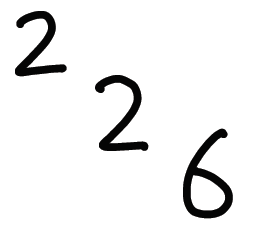
#> input picture tttt.png, 270 x 244 px
$ python a5.py
#> lines starting #> are read from the running program, lines starting #| are printed output that depends on the picture; after the words box and inside, x2 and y2 are one past the last pixel; in counts of white or black regions, pixels touching at a corner belong together
# coding=gbk
'''
@author: fan fan
@id:    136800690
'''
import numpy as np
import matplotlib.pyplot as plt
import pylab
from PIL import Image
import math
import cv2

def f_symbol(image):
    c_l = []
    a_l = []
    p_l = []
    r,c = image.shape
    for m in range(r):
        for n in range(c):
            if (image[m][n]==0):
                if ([m,n] not in c_l):
                    t_l = [m,n,m,n]
                    p_l.append([m,n])
                    p_find(p_l,image,c_l,t_l)
                    a_l.append(t_l)
                    print(t_l)
    return a_l


def p_find(p_l,image,c_l,t_l):
    while (len(p_l) > 0):
        l = p_l.pop(0);
        r = l[0]
        c = l[1]
        if([r,c] not in c_l):
            c_l.append([r,c]);
            if (r < t_l[0]):
                t_l[0] = r
            if (c < t_l[1]):
                t_l[1] = c
            if (r > t_l[2]):
                t_l[2] = r
            if (c > t_l[3]):
                t_l[3] = c

            if (image[r][c+1] == 0):
                if ([r,c+1] not in c_l):
                    p_l.append([r,c+1])

            if (image[r][c-1] == 0):
                if ([r,c-1] not in c_l):
                    p_l.append([r,c-1])

            if (image[r+1][c] == 0):
                if ([r+1,c] not in c_l):
                    p_l.append([r+1,c])
            if (image[r+1][c+1] == 0):
                if ([r+1,c+1] not in c_l):
                    p_l.append([r+1,c+1])

            if (image[r+1][c-1] == 0):
                if ([r+1,c-1] not in c_l):
                    p_l.append([r+1,c-1])

            if (image[r-1][c] == 0):
                if ([r-1,c] not in c_l):
                    p_l.append([r-1,c])

            if (image[r-1][c+1] == 0):
                if ([r-1,c+1] not in c_l):
                    p_l.append([r-1,c+1])

            if (image[r-1][c-1] == 0):
                if ([r-1,c-1] not in c_l):
                    p_l.append([r-1,c-1])

    return


def ratio_martix(image,sp,ep):
    out = []
    sy = sp[0]
    sx = sp[1]
    ey = ep[0]
    ex = ep[1]
    m = sy
    n = sx
    y = sy
    x = sx
    dy = math.ceil((ey-sy+1)/3)
    dx = math.ceil((ex-sx+1)/3)
    count = 0
    for m in range(3):
        #x = sx
        for n in range(3):
            ty=0
            cb=0
            cw=0
            y = m*dy + sy
            while (ty<dy and y<=ey):
                tx=0
                x = n*dx + sx
                while (tx<dx and x<=ex):
                    if image[y][x] == 0:
                        cb+=1
                    else:
                        cw+=1
                    tx+=1
                    x+=1
                    count+=1
                ty+=1
                y+=1
            if (cw == 0):
                temp = cb
            else:
                temp = cb/cw
            out.append(temp)
    return out

img = cv2.imread("tttt.png",0)
#> img: shape (244, 270); min 5, max 255, mean 240.1
plt.imshow(img,cmap ='gray')
pylab.show()
r, c = img.shape
#> r = 244; c = 270
for m in range(0,r):
    for n in range (0,c):
        if (img[m][n] == 255):
            img[m][n] = 1
        else:
            img[m][n] = 0
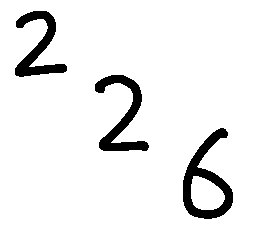
#> img: shape (244, 270); values 0 (black) and 1 (white), 93.4% white; 3 black regions, box (x1, y1, x2, y2) and area: (183, 128, 233, 219) 1639, (95, 75, 149, 151) 1396, (15, 11, 67, 77) 1286

a_l = f_symbol(img)
#> after the loop in f_symbol, `for m in range(r):`: a_l = [[11, 15, 76, 66], [75, 95, 150, 148], [128, 183, 218, 232]]; p_l = []

for tp in a_l:
    sp = [tp[0],tp[1]]
    ep = [tp[2],tp[3]]
    out  = ratio_martix(img,sp,ep)
    print("[", end = "")
    for i in out:
        print("{:.2f} ".format(i),end = "")
    print("]")
#> this loop made 3 passes
#> (sy in ratio_martix, sx in ratio_martix, ey in ratio_martix, ex in ratio_martix) on passes 2 to 3: (75, 95, 150, 148), (128, 183, 218, 232)
#> (sy in ratio_martix, sx in ratio_martix, ey in ratio_martix, ex in ratio_martix) on pass 1: (11, 15, 76, 66)
#| [0.71 1.04 0.27 0.04 1.10 0.06 2.74 0.83 0.61 ]
#| [0.70 0.52 0.56 0.00 0.44 0.37 0.95 1.27 0.54 ]
#| [0.11 0.75 0.26 1.56 0.48 0.32 1.09 0.43 1.13 ]


$ run again, with 2.png copied over tttt.png
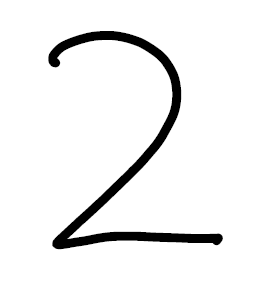
#> input picture 2.png, 259 x 290 px
#> img is the input picture: shape (290, 259); min 0, max 255, mean 238.8
#> after the loop `for m in range(0,r):`:
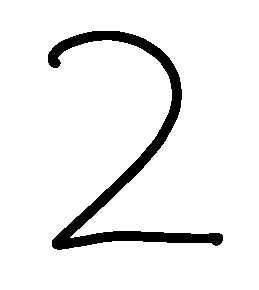
#> img: shape (290, 259); values 0 (black) and 1 (white), 92.8% white; 1 black region, box (x1, y1, x2, y2) and area: (48, 31, 223, 250) 5387
#> after the loop in f_symbol, `for m in range(r):`: a_l = [[31, 48, 249, 222]]; p_l = []
#> `a_l = f_symbol(img)`: a_l = [[31, 48, 249, 222]]
#> the loop `for tp in a_l:` made 1 pass
#> (sy in ratio_martix, sx in ratio_martix, ey in ratio_martix, ex in ratio_martix) on pass 1: (31, 48, 249, 222)
#> (printed output is left out)

$ run again, with 3.png copied over tttt.png
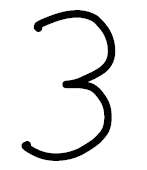
#> input picture 3.png, 147 x 170 px
#> img is the input picture: shape (170, 147); min 0, max 255, mean 230.4
#> after the loop `for m in range(0,r):`:
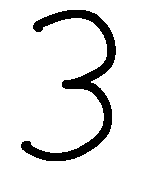
#> img: shape (170, 147); values 0 (black) and 1 (white), 88.8% white; 1 black region, box (x1, y1, x2, y2) and area: (21, 10, 116, 161) 2796
#> after the loop in f_symbol, `for m in range(r):`: a_l = [[10, 21, 160, 115]]; p_l = []
#> `a_l = f_symbol(img)`: a_l = [[10, 21, 160, 115]]
#> the loop `for tp in a_l:` made 1 pass
#> (sy in ratio_martix, sx in ratio_martix, ey in ratio_martix, ex in ratio_martix) on pass 1: (10, 21, 160, 115)
#> (printed output is left out)
